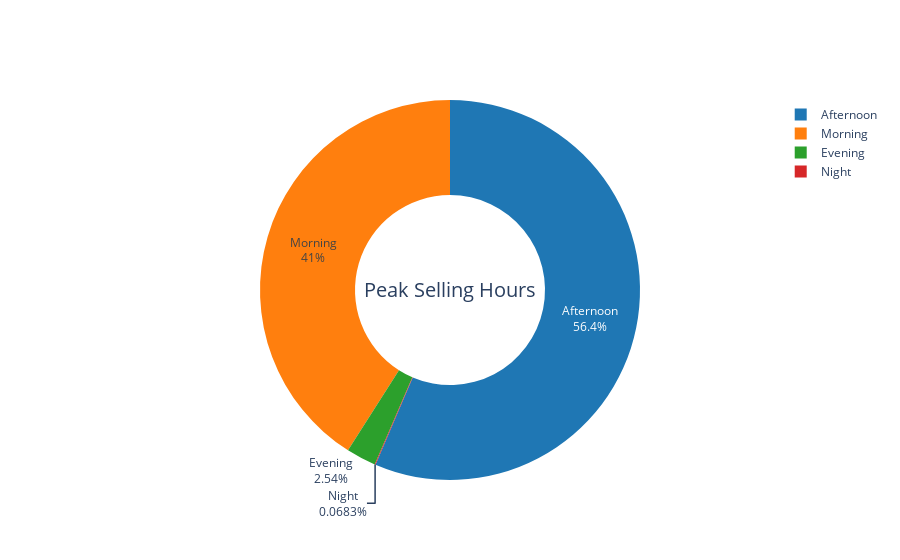

Here is the notebook cell this chart was saved with:
### Code cell
# Define the color scheme for the pie chart
colors = ['#1f77b4', '#ff7f0e', '#2ca02c', '#d62728']

# Create the pie chart using Plotly
fig = go.Figure(data=[go.Pie(labels=['Afternoon','Morning','Evening','Night'],
                             values=peakHours, title="Peak Selling Hours",
                             titlefont=dict(size=20), textinfo='label+percent',
                             marker=dict(colors=colors), hole=.5)])
fig.show()

### Figure 1 — Plotly figure (JSON) as saved in the notebook; plotly's stock layout.template omitted (floating-point values rounded to 4 significant figures)
{"data": [{"hole": 0.5, "labels": ["Afternoon", "Morning", "Evening", "Night"], "marker": {"colors": ["#1f77b4", "#ff7f0e", "#2ca02c", "#d62728"]}, "textinfo": "label+percent", "title": {"font": {"size": 20}, "text": "Peak Selling Hours"}, "type": "pie", "values": [11569, 8404, 520, 14]}], "layout": {}}
